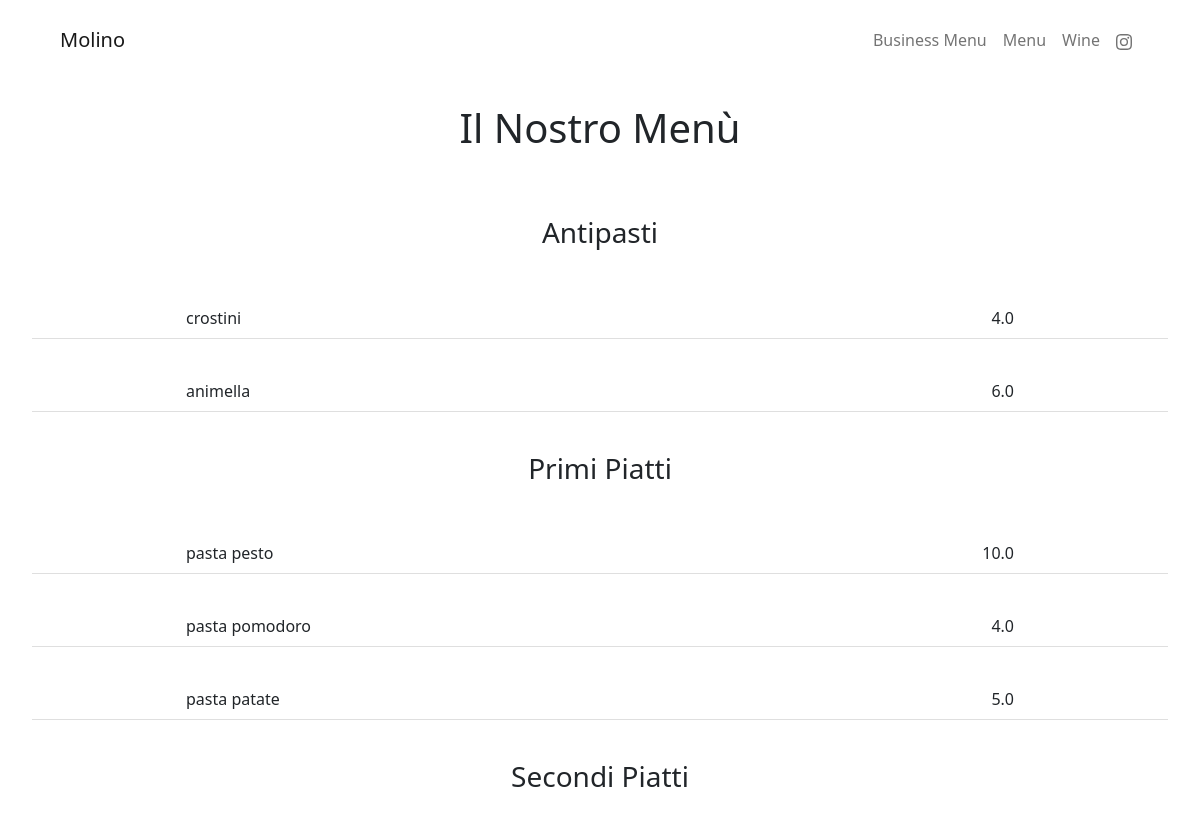
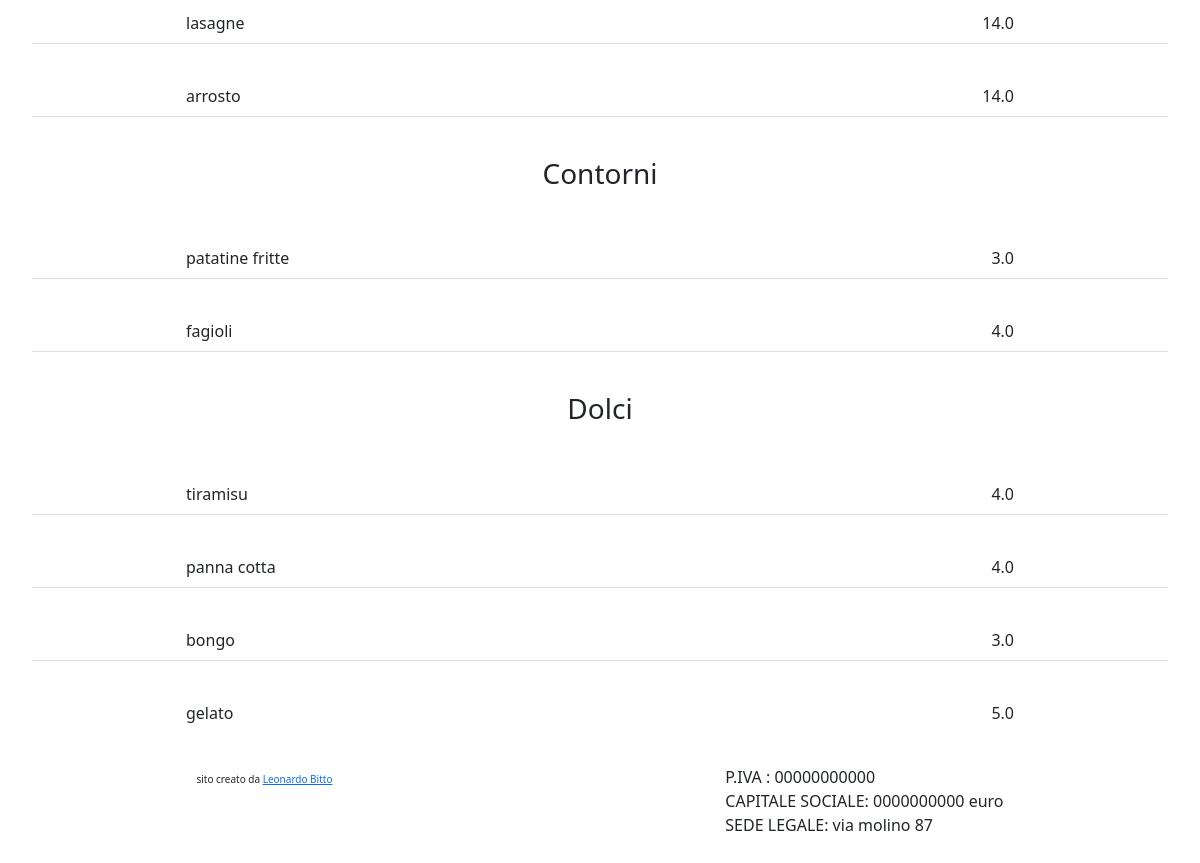
Before: /menu with the older database file (2 pictures, top to bottom).
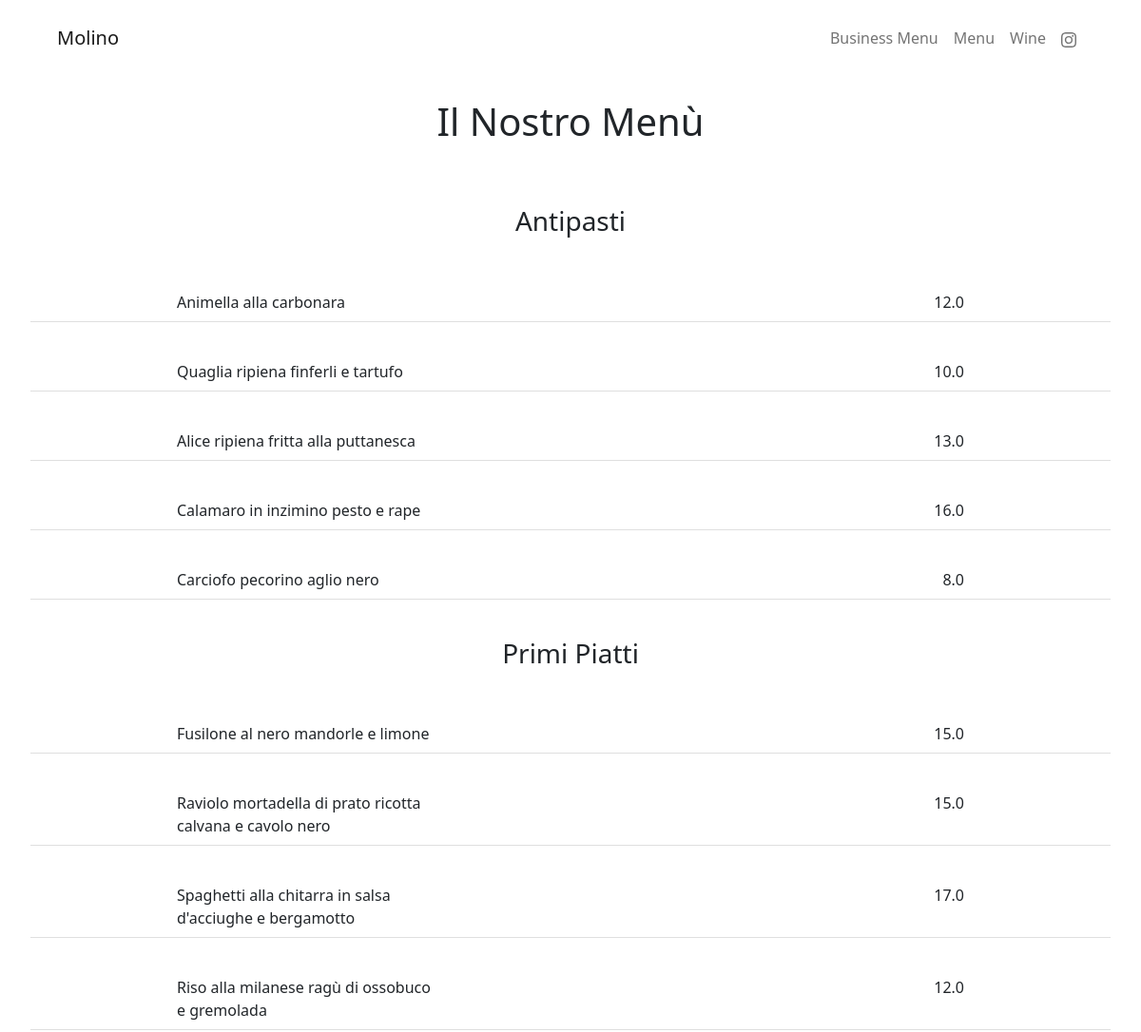
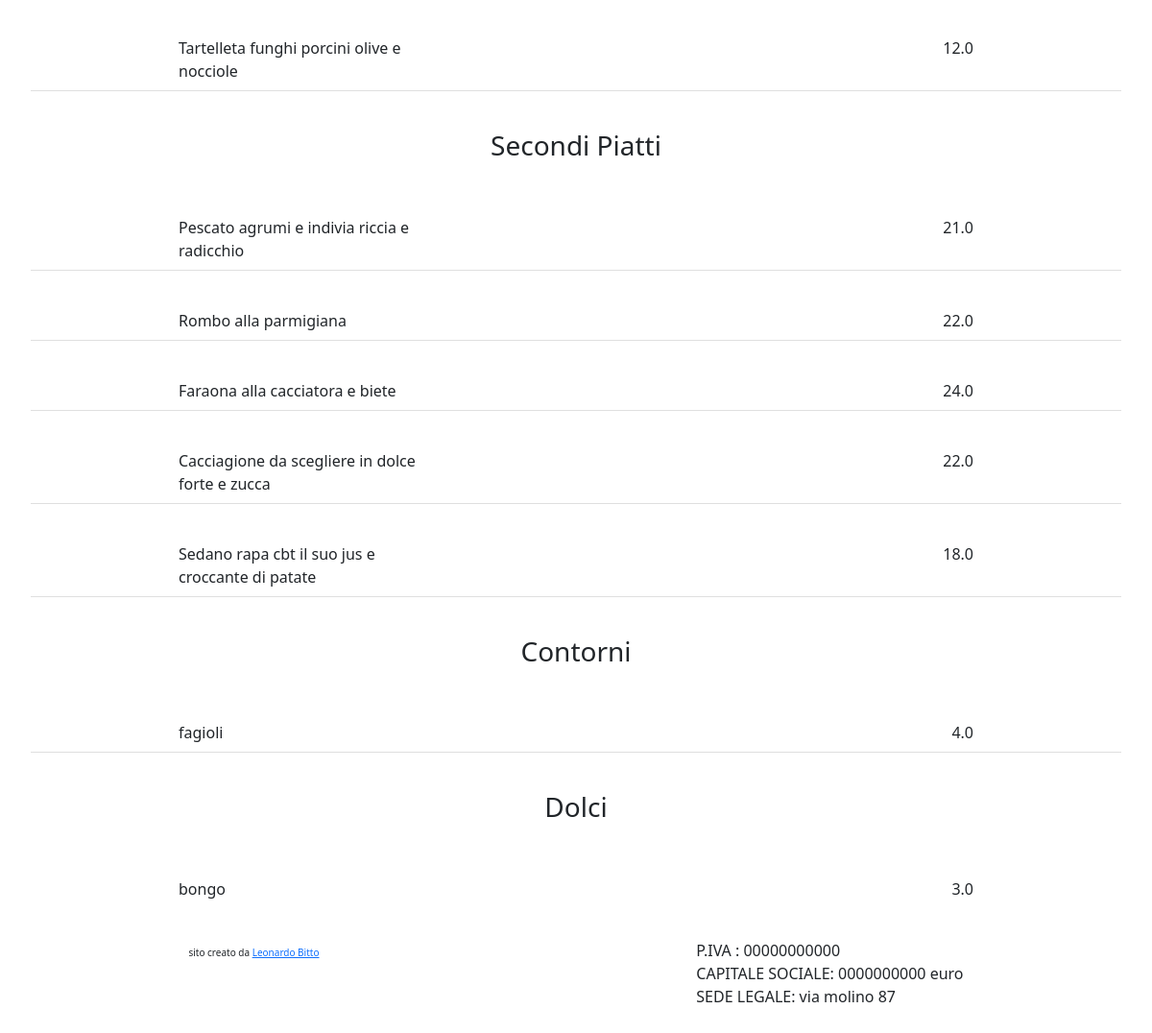
After: the same page with the newer database file (2 pictures, top to bottom).
### website/models.py (models this page shows, shortened)
class Entree(models.Model):
    name = models.CharField(max_length=100, null=True)
    price = models.FloatField()
    description = models.TextField(blank = True, null = True)

class First_dish(models.Model):
    name = models.CharField(max_length=100, null=True)
    price = models.FloatField()
    description = models.TextField(blank = True, null = True)
    class Meta:
        verbose_name_plural = 'First_dishes'

class Second_dish(models.Model):
    name = models.CharField(max_length=100, null=True)
    price = models.FloatField()
    description = models.TextField(blank = True, null = True)
    class Meta:
        verbose_name_plural = 'Second_dishes'

class Side_dish(models.Model):
    name = models.CharField(max_length=100, null=True)
    price = models.FloatField()
    description = models.TextField(blank = True, null = True)
    class Meta:
        verbose_name_plural = 'Side_dishes'

class Dessert(models.Model):
    name = models.CharField(max_length=100, null=True)
    price = models.FloatField()
    description = models.TextField(blank = True, null = True)

### website/views.py (the view)
# urls.py: path('menu', views.menu, name="menu"),
def menu(request):
    menu = Menu.objects.latest('pub_date')
    entrees = menu.entree.all()
    first_dishes = menu.first_dish.all()
    second_dishes = menu.second_dish.all()
    side_dishes = menu.side_dish.all()
    desserts = menu.dessert.all()
    title = "Il Nostro Menù"
    context={
        'entrees':entrees,
        'first_dishes':first_dishes,
        'second_dishes':second_dishes,
        'side_dishes':side_dishes,
        'desserts':desserts,
        'title':title,
    }
    return render(request, 'website/menu.html', context)

### website/templates/website/menu.html
{% extends "website/base.html" %}
{% load static %}
{% block content %}
<h2 class="text-center fs-1 mx-auto p-4"> {{title}} </h2>
<ul class="list-group list-group-flush m-3 ">
<h3 class="text-center fs-3 mx-auto p-4"> Antipasti </h3>
{% for entree in entrees %}
    <li class="list-group-item d-flex justify-content-around m-3">
        <span class="col-3"> {{ entree.name }} </span>
        <span class="col-3 text-end"> {{ entree.price }} </span>
    </li>
{% endfor %}
<h3 class="text-center fs-3 mx-auto p-4"> Primi Piatti </h3>
{% for first_dish in first_dishes %}
    <li class="list-group-item d-flex justify-content-around m-3">
        <span class="col-3"> {{ first_dish.name }} </span>
        <span class="col-3 text-end"> {{ first_dish.price }} </span>
    </li>
{% endfor %}
<h3 class="text-center fs-3 mx-auto p-4"> Secondi Piatti </h3>
{% for second_dish in second_dishes %}
    <li class="list-group-item d-flex justify-content-around m-3">
        <span class="col-3"> {{ second_dish.name }} </span>
        <span class="col-3 text-end"> {{ second_dish.price }} </span>
    </li>
{% endfor %}
<h3 class="text-center fs-3 mx-auto p-4"> Contorni </h3>
{% for side_dish in side_dishes %}
    <li class="list-group-item d-flex justify-content-around m-3">
        <span class="col-3"> {{ side_dish.name }} </span>
        <span class="col-3 text-end"> {{ side_dish.price }} </span>
    </li>
{% endfor %}
<h3 class="text-center fs-3 mx-auto p-4"> Dolci </h3>
{% for dessert in desserts %}
    <li class="list-group-item d-flex justify-content-around m-3">
        <span class="col-3"> {{ dessert.name }} </span>
        <span class="col-3 text-end"> {{ dessert.price }} </span>
    </li>
{% endfor %}
</ul>
{% endblock %}

Changed rows visible on the page:
removed Entree: name "crostini", price "4.0"
removed Entree: name "animella", price "6.0"
removed First_dish: name "pasta pesto", price "10.0"
removed First_dish: name "pasta pomodoro", price "4.0"
removed First_dish: name "pasta patate", price "5.0"
removed Second_dish: name "lasagne", price "14.0"
removed Second_dish: name "arrosto", price "14.0"
no longer on this page (row unchanged): Side_dish: name "patatine fritte", price "3.0"
no longer on this page (row unchanged): Dessert: name "tiramisu", price "4.0"
no longer on this page (row unchanged): Dessert: name "panna cotta", price "4.0"
no longer on this page (row unchanged): Dessert: name "gelato", price "5.0"
added Entree: name "Animella alla carbonara", price "12.0"
added Entree: name "Quaglia ripiena finferli e tartufo", price "10.0"
added Entree: name "Alice ripiena fritta alla puttanesca", price "13.0"
added Entree: name "Calamaro in inzimino pesto e rape", price "16.0"
added Entree: name "Carciofo pecorino aglio nero", price "8.0"
added First_dish: name "Fusilone al nero mandorle e limone", price "15.0"
added First_dish: name "Raviolo mortadella di prato ricotta calvana e cavolo nero", price "15.0"
added First_dish: name "Spaghetti alla chitarra in salsa d'acciughe e bergamotto", price "17.0"
added First_dish: name "Riso alla milanese ragù di ossobuco e gremolada", price "12.0"
added First_dish: name "Tartelleta funghi porcini olive e nocciole", price "12.0"
added Second_dish: name "Pescato agrumi e indivia riccia e radicchio", price "21.0"
added Second_dish: name "Rombo alla parmigiana", price "22.0"
added Second_dish: name "Faraona alla cacciatora e biete", price "24.0"
added Second_dish: name "Cacciagione da scegliere in dolce forte e zucca", price "22.0"
added Second_dish: name "Sedano rapa cbt il suo jus e croccante di patate", price "18.0"
